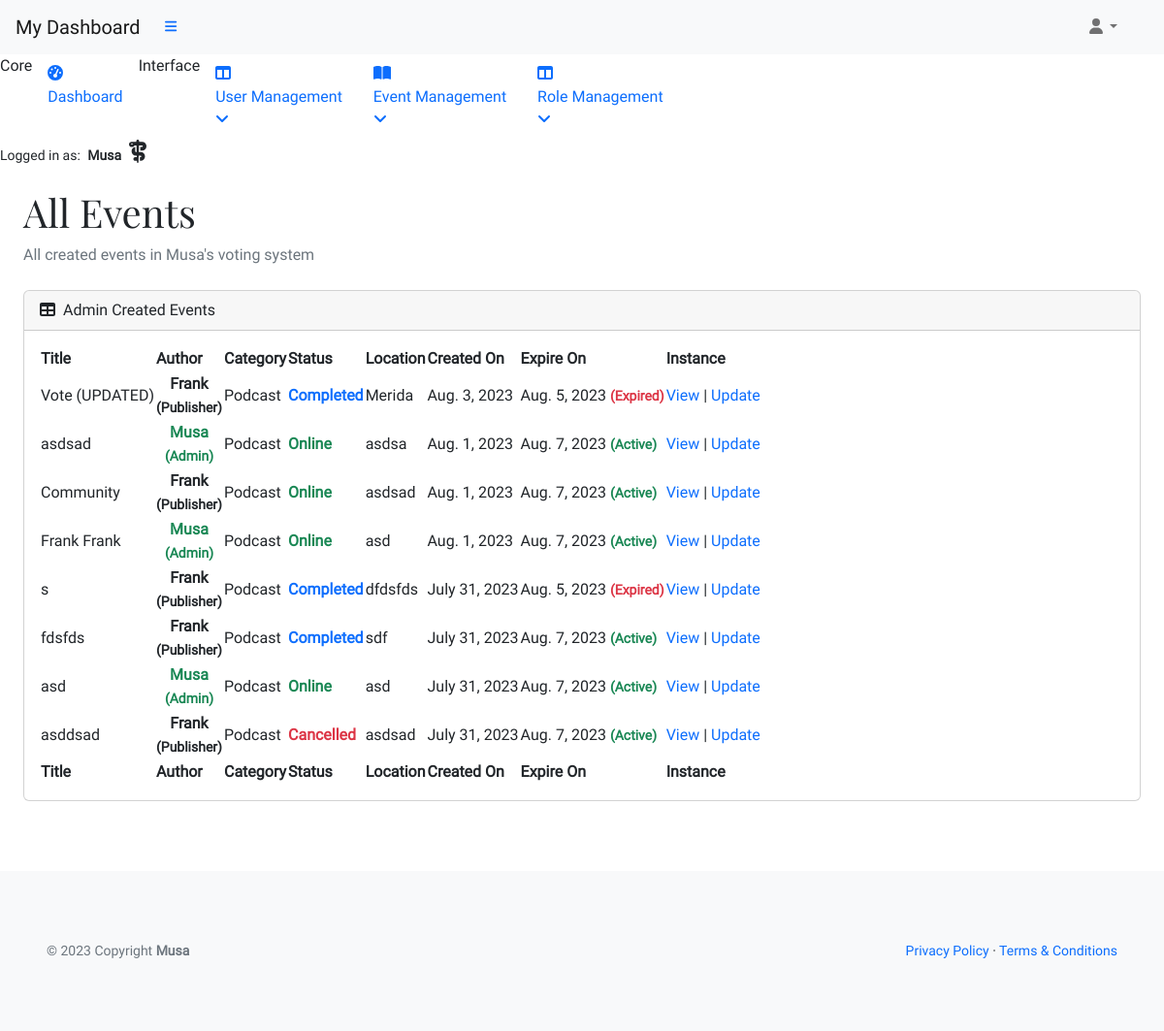
/office/all (signed in), run on the app's committed database.
### musa/models.py (models this page shows)
class UserProfile(AbstractUser):
    verified = models.BooleanField(default=False)
    role = models.IntegerField(choices=ROLES, default=0)
    user_card = models.ManyToManyField(
        'vote_management.VoteCard', through='vote_management.VoteRecord', related_name='user_cards')
    class Meta:
        ordering = ['username']
    def __str__(self):
        return self.username

### vote_management/models.py (models this page shows, shortened)
class VoteCard(models.Model):
    title = models.CharField(max_length=20, unique=True)
    slug = models.SlugField(max_length=200, unique=True)
    author = models.ForeignKey(
        'musa.UserProfile', on_delete=models.CASCADE, related_name="card_author")
    category = models.ForeignKey(
        Category, on_delete=models.CASCADE, related_name="categories")
    mission = models.CharField(max_length=20)
    location = models.CharField(max_length=20)
    description = models.TextField(max_length=258)
    expire = models.DateField()
    event_image = CloudinaryField('image', default='placeholder')
    vote_record = models.ManyToManyField('musa.UserProfile', through='VoteRecord',
                                         related_name='user_votes', blank=True)
    candidates = models.ManyToManyField('ElectedPerson', related_name='vote_cards',
                                        blank=True)
    status = models.IntegerField(choices=STATUS, default=0)
    excerpt = models.TextField(blank=True)
    type = models.IntegerField(choices=CARD_TYPE, default=0)
    created_on = models.DateField(auto_now_add=True)
    class Meta:
        ordering = ['-created_on']

class Category(models.Model):
    category_name = models.CharField(max_length=50, unique=True)
    class Meta:
        ordering = ['category_name']
        verbose_name_plural = "Categories"

### vote_management/views.py (the view)
# urls.py: path('office/all', AdminEventList.as_view(),
class AdminEventList(AdminBaseListView):
    template_name = 'backend/admin-dashboard/all_events.html'
    context_object_name = 'admin_all_events'

### admin_profile/views.py (called while the page is built)
    def test_func(self):
        user_profile = self.request.user
        return user_profile and user_profile.role == 2

### vote_management/views.py (called while the page is built)
    def get_queryset(self):
        return VoteCard.objects.order_by('-created_on')

### templates/backend/admin-dashboard/all_events.html
{% extends "backend/admin-dashboard/base.html" %}
{% block content%}
<div id="layoutSidenav_content">
    <main>
        <div class="container-fluid p-4 pt-0">
            <h1 class="mt-4">All Events</h1>
            <ol class="breadcrumb mb-4">
                <li class="breadcrumb-item active">All created events in Musa's voting system</li>
            </ol>
            <div class="card mb-4">
                <div class="card-header">
                    <i class="fas fa-table me-1"></i>
                    Admin Created Events
                </div>
                <div class="card-body">
                    <table id="datatablesSimple">
                        <thead>
                            <tr>
                                <th>Title</th>
                                <th>Author</th>
                                <th>Category</th>
                                <th>Status</th>
                                <th>Location</th>
                                <th>Created On</th>
                                <th>Expire On</th>
                                <th>Instance</th>
                            </tr>
                        </thead>
                        <tfoot>
                            <tr>
                                <th>Title</th>
                                <th>Author</th>
                                <th>Category</th>
                                <th>Status</th>
                                <th>Location</th>
                                <th>Created On</th>
                                <th>Expire On</th>
                                <th>Instance</th>
                            </tr>
                        </tfoot>
                        <tbody>
                            {% for event in admin_all_events.all %}
                            <tr>
                                <td>{{ event.title }}</td>
                                {% if event.author.username == request.user.username %}
                                <td>
                                    <p class="text-success my-0 py-0 fw-semibold text-center">
                                        {{ event.author }}
                                        <small><br>({{ event.author.get_role_display }})</small>
                                    </p>
                                </td>
                                {% else %}
                                <td>
                                    <p class="my-0 py-0 fw-semibold text-center">
                                        {{ event.author }}
                                        <small><br>({{ event.author.get_role_display }})</small>
                                    </p>
                                </td>
                                {% endif %}
                                <td>{{ event.category.category_name }}</td>
                                {% if event.status == 1 %}
                                <td>
                                    <p class="text-success my-0 py-0 fw-semibold">
                                        {{ event.get_status_display }}
                                    </p>
                                </td>
                                {% elif event.status == 2%}
                                <td>
                                    <p class="text-danger my-0 py-0 fw-semibold">
                                        {{ event.get_status_display }}
                                    </p>
                                </td>
                                {% elif event.status == 0 %}
                                <td>
                                    <p class="text-warning my-0 py-0 fw-semibold">
                                        {{ event.get_status_display }}
                                    </p>
                                </td>
                                {% else %}
                                <td>
                                    <p class="text-primary my-0 py-0 fw-semibold">
                                        {{ event.get_status_display }}
                                    </p>
                                </td>
                                {% endif %}
                                <td>{{ event.location }}</td>
                                <td>{{ event.created_on }}</td>
                                {% if event.expire|date:"Y-m-d" == current_date %}
                                <td>{{ event.expire }}
                                    <small class="text-warning fw-semibold">(Today)</small>
                                </td>
                                {% elif event.expire|date:"Y-m-d" < current_date %}
                                <td>{{ event.expire }}
                                    <small class="text-danger fw-semibold">(Expired)</small>
                                </td>
                                {% else %}
                                <td>{{ event.expire }}
                                    <small class="text-success fw-semibold">(Active)</small>
                                </td>
                                {% endif %}
                                <td>
                                    <a href="{% url 'admin_single' event.slug %}">View</a> |
                                    <a href="{% url 'admin_card_update' event.slug %}">Update</a>
                                </td>
                            </tr>
                            {% endfor %}
                        </tbody>
                    </table>
                </div>
            </div>
        </div>
    </main>
</div>
{% endblock %}

### templates/backend/admin-dashboard/base.html (shortened to what this page needs)
{% load static %}
{% now "Y-m-d" as current_date %}
{% now "Y" as copyright %}
<!DOCTYPE html>
<html lang="en">
<head>
    <link href="https://cdn.jsdelivr.net/npm/simple-datatables@7.1.2/dist/style.min.css" rel="stylesheet" />
    <link href="{% static 'admin/vendor/css/styles.css' %}" rel="stylesheet" />
    <link rel="stylesheet" href="{% static 'custom/css/style.css' %}">
</head>
<body class="sb-nav-fixed">
    <nav class="sb-topnav navbar navbar-expand navbar-light bg-light">
        <a class="navbar-brand ps-3" href="{% url 'admin_dashboard' %}">My Dashboard</a>
        <button class="btn btn-link btn-sm order-1 order-lg-0 me-4 me-lg-0" id="sidebarToggle" href="#!"><i
                class="fas fa-bars"></i></button>
        <div class="d-md-inline-block form-inline ms-auto me-0 me-md-3 my-2 my-md-0">
            <ul class="navbar-nav ms-auto ms-md-0 me-3 me-lg-4">
                <li class="nav-item dropdown">
                    <a class="nav-link dropdown-toggle" id="navbarDropdown" href="#" role="button"
                        data-bs-toggle="dropdown" aria-expanded="false"><i class="fas fa-user fa-fw"></i></a>
                </li>
            </ul>
        </div>
    </nav>
    <div id="layoutSidenav">
        <div id="layoutSidenav_nav">
            <nav class="sb-sidenav accordion sb-sidenav-light" id="sidenavAccordion">
                <div class="sb-sidenav-menu">
                    <div class="nav">
                        <div class="sb-sidenav-menu-heading">Core</div>
                        <a class="nav-link" href="{% url 'admin_dashboard' %}">
                            <div class="sb-nav-link-icon"><i class="fas fa-tachometer-alt"></i></div>
                            Dashboard
                        </a>
                        <div class="sb-sidenav-menu-heading">Interface</div>
                        <a class="nav-link collapsed" href="#" data-bs-toggle="collapse"
                            data-bs-target="#collapseLayouts" aria-expanded="false" aria-controls="collapseLayouts">
                            <div class="sb-nav-link-icon"><i class="fas fa-columns"></i></div>
                            User Management
                            <div class="sb-sidenav-collapse-arrow"><i class="fas fa-angle-down"></i></div>
                        </a>
                        <a class="nav-link collapsed" href="#" data-bs-toggle="collapse" data-bs-target="#collapsePages"
                            aria-expanded="false" aria-controls="collapsePages">
                            <div class="sb-nav-link-icon"><i class="fas fa-book-open"></i></div>
                            Event Management
                            <div class="sb-sidenav-collapse-arrow"><i class="fas fa-angle-down"></i></div>
                        </a>
                        <a class="nav-link collapsed" href="#" data-bs-toggle="collapse" data-bs-target="#collapseRoles"
                            aria-expanded="false" aria-controls="collapseRoles">
                            <div class="sb-nav-link-icon"><i class="fas fa-columns"></i></div>
                            Role Management
                            <div class="sb-sidenav-collapse-arrow"><i class="fas fa-angle-down"></i></div>
                        </a>
                    </div>
                </div>
                <div class="sb-sidenav-footer">
                    <div class="small">Logged in as:
                        <span class="px-1"><strong>{{ request.user.username }}
                                {% if request.user.role == 2 %}
                                <i class="fa-solid fa-staff-snake px-1 fs-4 text"></i>
                                {% endif %}
                            </strong>
                        </span>
                    </div>
                </div>
            </nav>
        </div>
        {% block content %}
        {% endblock content %}
    </div>
    <footer class="py-4 bg-light mt-4">
        <div class="container-fluid p-5">
            <div class="d-flex align-items-center justify-content-between small">
                <div class="text-muted">        © {{ copyright }} Copyright
                    <a class="text-reset fw-bold" href="https://github.com/plexoio/musa">Musa</a></div>
                <div>
                    <a href="#">Privacy Policy</a>
                    &middot;
                    <a href="#">Terms &amp; Conditions</a>
                </div>
            </div>
        </div>
    </footer>
</body>
</html>

### static/custom/css/style.css (style rules this page uses)
* { font-family: 'Roboto', Fairplay, sans-serif; }
h1 { font-family: 'Fairplay', Roboto, sans-serif; }
a { text-decoration: none; }

### data on the page
UserProfile: user.username "Musa"
VoteCard: title "Vote (UPDATED)", author "Frank", author.role "Publisher", category.category_name "Podcast", status "Completed", location "Merida", created_on "Aug. 3, 2023", expire "Aug. 5, 2023"
VoteCard: title "asdsad", author "Musa", author.role "Admin", category.category_name "Podcast", status "Online", location "asdsa", created_on "Aug. 1, 2023", expire "Aug. 7, 2023"
VoteCard: title "Community", author "Frank", author.role "Publisher", category.category_name "Podcast", status "Online", location "asdsad", created_on "Aug. 1, 2023", expire "Aug. 7, 2023"
VoteCard: title "Frank Frank", author "Musa", author.role "Admin", category.category_name "Podcast", status "Online", location "asd", created_on "Aug. 1, 2023", expire "Aug. 7, 2023"
VoteCard: title "s", author "Frank", author.role "Publisher", category.category_name "Podcast", status "Completed", location "dfdsfds", created_on "July 31, 2023", expire "Aug. 5, 2023"
VoteCard: title "fdsfds", author "Frank", author.role "Publisher", category.category_name "Podcast", status "Completed", location "sdf", created_on "July 31, 2023", expire "Aug. 7, 2023"
VoteCard: title "asd", author "Musa", author.role "Admin", category.category_name "Podcast", status "Online", location "asd", created_on "July 31, 2023", expire "Aug. 7, 2023"
VoteCard: title "asddsad", author "Frank", author.role "Publisher", category.category_name "Podcast", status "Cancelled", location "asdsad", created_on "July 31, 2023", expire "Aug. 7, 2023"

### other printed values
{{ copyright }} "2023"
